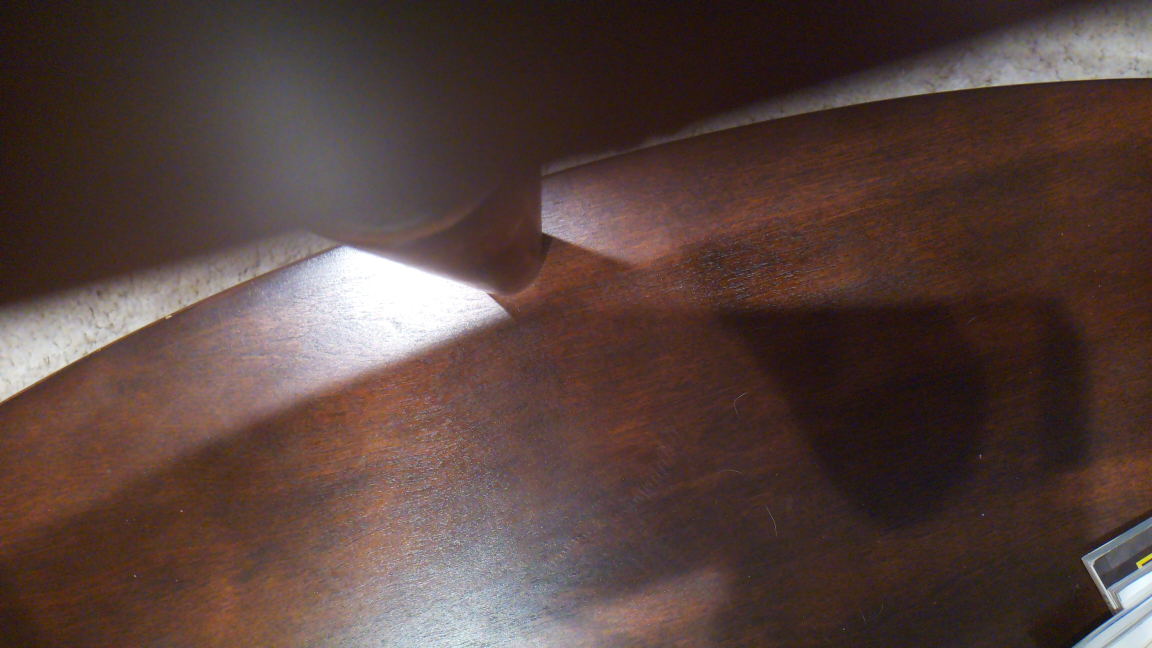
#> input picture Images/AyushG_054319.jpg, 4608 x 2592 px (shown at 1/4 size)
$ python -i pixel_segmenter.py   (imports and definitions only)   (older library calls are emulated)
#> lines starting #> are read from the running program, lines starting #| are printed output that depends on the picture
### cubesat_flight/config.py
# config.py — All mission parameters for MuraltZ CubeSat flight software

import os


def _env_int(name, default):
    return int(os.getenv(name, str(default)))


def _env_float(name, default):
    return float(os.getenv(name, str(default)))

MISSION_NAME = "MuraltZ"
CUBESAT_ID = "MURALTZ-01"

# === STATE TIMING ===
BOOT_TIMEOUT = 30               # sec — max time allowed for boot self-test
IMAGING_WINDOW_SEC = 75         # sec — max duration of one imaging pass
IDLE_DURATION_SEC = 30          # sec — queue build / cleanup after imaging
DOWNLINK_WINDOW_SEC = 60        # sec — max time allocated for one downlink pass
PASS_CYCLE_DELAY_SEC = 10       # sec — pause between downlink end and next imaging

# === CAMERA ===
IMAGE_WIDTH = 640
IMAGE_HEIGHT = 480
JPEG_QUALITY = 70               # Primary capture quality
JPEG_MAX_SIZE_BYTES = 40000     # If file > this at JPEG_QUALITY, recompress at JPEG_QUALITY-10
CAPTURE_INTERVAL_SEC = 3.0      # Seconds between capture attempts in imaging loop
MAX_IMAGES_PER_PASS = 20        # Hard cap on captures per pass

# Camera runs in AUTO-EXPOSURE mode by default. We do NOT manually calibrate
# exposure because the flashlight creates uneven brightness across the surface.
# Auto-exposure continuously adapts. Real auto-chosen values are read from
# get_metadata() after each capture and logged in the _meta.json sidecar.
CAMERA_USE_AUTO_EXPOSURE = True

# === CAMERA CALIBRATION (MEASURED — fill in before demo) ===
CAMERA_HEIGHT_CM = 0.0          # Measured lens-to-surface distance in cm
CAMERA_FOV_H_DEG = 62.2         # Horizontal field of view, Pi Camera Module 3
CAMERA_FOV_V_DEG = 48.8         # Vertical field of view, Pi Camera Module 3

# === IMU THRESHOLDS ===
# Loosened for handheld operation. A real satellite at 100 km would be tighter.
ANGULAR_RATE_THRESHOLD = 1.0    # rad/s — max gyro magnitude to be considered stable
NADIR_TOLERANCE_DEG = 45        # degrees — nadir lock engages below this angle
# Hysteresis: once nadir is locked (angle < NADIR_TOLERANCE_DEG), the lock
# is held until the angle exceeds NADIR_EXIT_DEG. This prevents rapid
# capture-skip toggling when hovering near the threshold.
NADIR_EXIT_DEG = 55             # degrees — nadir lock releases above this angle

# === QUALITY GATES ===
# BLUR_THRESHOLD MUST be calibrated against the real surface before demo day.
# Procedure: take 10 sharp + 10 blurry photos of the actual surface, compute
# cv2.Laplacian(gray, cv2.CV_64F).var() on all 20, then set threshold to the
# midpoint between the lowest sharp variance and highest blurry variance.
# Sand/regolith has low texture variance even when in focus — the default of 50
# is a conservative guess and WILL need adjustment.
BLUR_THRESHOLD = 20.0           # CALIBRATE THIS before demo. Default is a guess.
EXPOSURE_MIN = 15               # Pixel mean below this → underexposed rejection
EXPOSURE_MAX = 240              # Pixel mean above this → overexposed rejection
QUALITY_WEIGHT_BLUR = 0.3
QUALITY_WEIGHT_EXPOSURE = 0.25
QUALITY_WEIGHT_MOTION = 0.2
QUALITY_WEIGHT_NOVELTY = 0.25

# === COVERAGE GRID ===
GRID_ROWS = 8
GRID_COLS = 8
# Grid cell is set by operator terminal input ("cell R C"), NOT by elapsed time
# or any trajectory map. All captures are tagged with current_grid_cell until
# the operator updates it. This prevents desync from timing drift.
DEFAULT_GRID_CELL = (0, 0)

# === DOWNLINK ===
GROUND_STATION_IP = os.getenv("GROUND_STATION_IP", "192.168.1.225")
DATA_PORT = _env_int("CUBESAT_DATA_PORT", 5000)
COMMAND_PORT = _env_int("CUBESAT_COMMAND_PORT", 5001)
THROTTLE_BYTES_PER_SEC = 1200   # 9600 bps / 8 = UHF flight link equivalent
ACK_TIMEOUT_SEC = 5
MAX_RETRIES_PER_IMAGE = 3

# Data budget is computed at runtime — not a separate constant.
# DATA_BUDGET = THROTTLE_BYTES_PER_SEC * DOWNLINK_WINDOW_SEC = 72,000 bytes
# At ~28 KB per image, that is ~2 images per downlink window.
# This is the real bottleneck — the priority queue decides which 2 get sent.

# Max consecutive GCS connection failures before downlink is suspended.
# Downlink resumes when a "retry_downlink" command arrives from GCS.
MAX_GCS_CONNECT_FAILURES = 3

# === PRIORITY TIERS ===
# P2 images age to P3 after this many passes. With a 3-pass demo this fires
# during pass 3's IDLE for pass 1's P2 images.
P2_AGING_PASSES = 2

# === STORAGE PATHS ===
DATA_ROOT = os.getenv("CUBESAT_DATA_ROOT", "/home/cubesat/cubesat_flight/data")
IMAGE_DIR = os.path.join(DATA_ROOT, "images")
TELEMETRY_DIR = os.path.join(DATA_ROOT, "telemetry")
LOG_DIR = os.path.join(DATA_ROOT, "logs")
PROCESSED_DIR = os.path.join(DATA_ROOT, "processed")
QUEUE_FILE = os.path.join(DATA_ROOT, "queue.json")
IMAGE_INDEX_FILE = os.path.join(DATA_ROOT, "image_index.json")
RECOVERY_FILE = os.path.join(DATA_ROOT, "recovery.json")
STORAGE_WARNING_PCT = 80        # Start cleanup of P3 images above this
STORAGE_CRITICAL_PCT = 98       # Stop imaging above this

# === THERMAL ===
CPU_TEMP_WARNING_C = 70         # Double capture interval above this
CPU_TEMP_CRITICAL_C = 80        # Enter safe mode above this
THERMAL_CHECK_INTERVAL_SEC = 10

# === WATCHDOG ===
WATCHDOG_TIMEOUT_SEC = 30       # No pet() within this window → restart
WATCHDOG_CHECK_INTERVAL_SEC = 5

# === MEASURED POWER (fill in from USB power meter readings) ===
MEASURED_IDLE_POWER_W = 0.0
MEASURED_IMAGING_POWER_W = 0.0
MEASURED_PROCESSING_POWER_W = 0.0
MEASURED_DOWNLINK_POWER_W = 0.0

# === MOSAIC GRID ===
MOSAIC_GRID_CELL_PX = 80       # Coarse grid cell size in pixels (route planning)
GRID_CELL_SIZE_CM = 1.0        # Physical size of one coarse grid cell in cm (demo scale)

# === PIXEL SEGMENTATION ===
SEG_GRID_CELL_PX = 20          # Fine grid cell size in pixels (high-res route planning)
SEG_SAFETY_DILATION_PX = 3     # Dilate hazard masks by this many pixels as safety margin
SEG_MIN_CONTOUR_AREA_PCT = 5.0     # Min contour area as % of bbox to keep (noise filter)
SEG_FALLBACK_ELLIPSE_PCT = 60.0    # If no good contour, fill this % ellipse within bbox
SEG_ENABLED = True             # Feature flag — False reverts to coarse grid routing
SEG_COST_MAP = {               # Label → traversal cost for A* routing
    0: 1,                      # UNSURVEYED — assume passable
    1: 1,                      # SAND — safe
    2: 1,                      # PLAIN_SURFACE — safe
    3: 15,                     # SHADOW — uncertain, high cost
    4: 20,                     # CRATER — very risky
    5: 999,                    # BOULDER — impassable
}

# === DEMO SCALE ===
DEMO_GSD_MM_PER_PX = 0.12      # Ground sample distance in demo (mm/px)
FLIGHT_GSD_M_PER_PX = 29.5     # Ground sample distance in actual flight (m/px)
SCALE_FACTOR = 250_000          # Demo to flight scale ratio

### cubesat_flight/processing/pixel_segmenter.py
# processing/pixel_segmenter.py — Pixel-level terrain segmentation
#
# Combines existing shadow masks and YOLO bounding-box detections into a
# per-pixel label map. No new ML models required — uses adaptive thresholding
# and morphology to extract precise hazard shapes within YOLO bboxes.
#
# Labels:
#   0 = UNSURVEYED   (not yet imaged)
#   1 = SAND         (safe traversal)
#   2 = PLAIN_SURFACE (safe, featureless)
#   3 = SHADOW       (uncertain — high traversal cost)
#   4 = CRATER       (hazardous)
#   5 = BOULDER      (impassable)

import os

import cv2
import numpy as np

from config import (
    PROCESSED_DIR,
    SEG_FALLBACK_ELLIPSE_PCT,
    SEG_MIN_CONTOUR_AREA_PCT,
    SEG_SAFETY_DILATION_PX,
)

# Semantic labels
UNSURVEYED = 0
SAND = 1
PLAIN_SURFACE = 2
SHADOW = 3
CRATER = 4
BOULDER = 5

# Color map for visualization (BGR)
LABEL_COLORS = {
    UNSURVEYED:    (80, 80, 80),      # dark gray
    SAND:          (200, 220, 240),    # light sandy
    PLAIN_SURFACE: (180, 200, 180),   # pale green
    SHADOW:        (100, 50, 50),     # dark blue-ish
    CRATER:        (0, 100, 255),     # orange
    BOULDER:       (0, 0, 200),       # red
}

# Where segmentation visualizations are saved
SEG_VIS_DIR = os.path.join(PROCESSED_DIR, "segmentation_maps")


class PixelSegmenter:
    """Produces a per-pixel label map from shadow masks and YOLO detections."""

    def segment(self, image_path, shadow_mask=None, yolo_detections=None):
        """Generate a pixel-level segmentation label map.

        Args:
            image_path: Path to the source JPEG image.
            shadow_mask: Optional np.ndarray (H, W) uint8 where >0 means shadow.
                         If None, no shadow labeling is applied.
            yolo_detections: Optional list of dicts, each with:
                - "class": str — "crater", "boulder", or "plain"
                - "bbox": [x1, y1, x2, y2] in pixel coords
                - "confidence": float 0-1

        Returns:
            np.ndarray (H, W) uint8 — label map with values from {0..5}.
        """
#> called with image_path = '../../Images/AyushG_054319.jpg'
        img = cv2.imread(image_path)
#> img is the input picture: shape (2592, 4608, 3); mean B, G, R 60.5, 65.6, 85.9
        if img is None:
            raise FileNotFoundError(f"Cannot read image: {image_path}")

        h, w = img.shape[:2]
#> h = 2592; w = 4608
        gray = cv2.cvtColor(img, cv2.COLOR_BGR2GRAY)
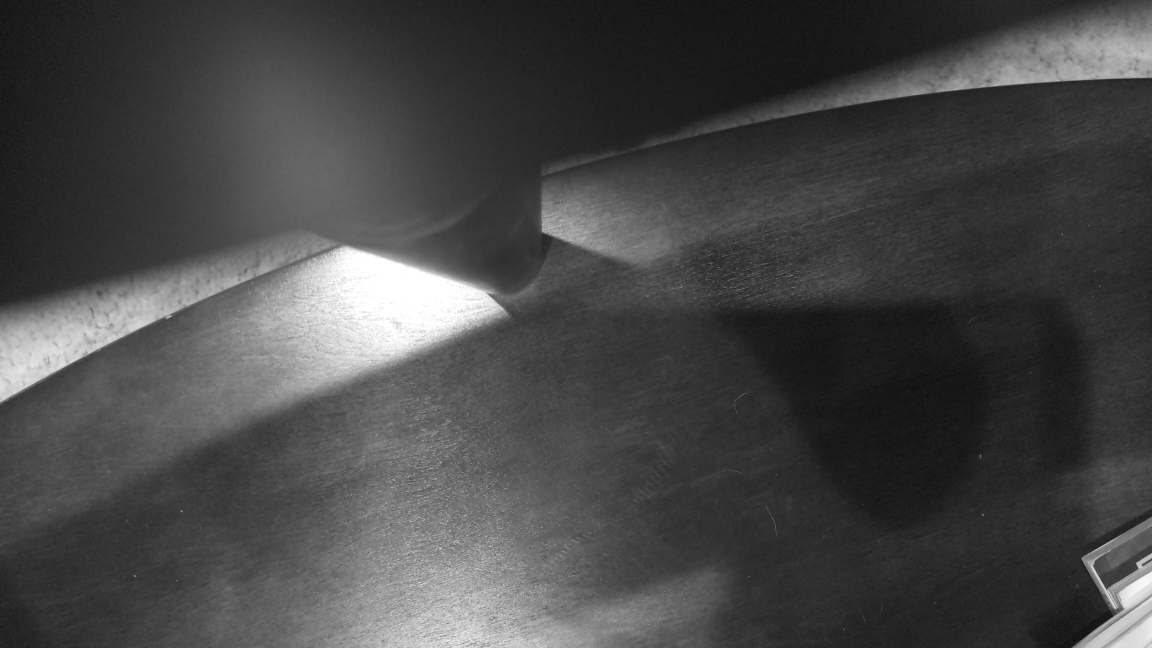
#> gray: shape (2592, 4608) (shown at 1/4 size); min 1, max 255, mean 71.1

        # Start with all pixels as SAND (safe)
        label_map = np.full((h, w), SAND, dtype=np.uint8)

        # Apply shadow mask
        if shadow_mask is not None:
            if shadow_mask.shape[:2] == (h, w):
                label_map[shadow_mask > 0] = SHADOW

        # Process YOLO detections
        if yolo_detections:
            for det in yolo_detections:
                cls = det.get("class", "").lower()
                bbox = det.get("bbox", [])
                if len(bbox) != 4:
                    continue

                x1, y1, x2, y2 = [int(v) for v in bbox]
                x1 = max(0, x1)
                y1 = max(0, y1)
                x2 = min(w, x2)
                y2 = min(h, y2)

                if x2 <= x1 or y2 <= y1:
                    continue

                if cls == "plain":
                    # Mark as PLAIN_SURFACE where not already a hazard
                    roi = label_map[y1:y2, x1:x2]
                    safe_mask = (roi == SAND)
                    roi[safe_mask] = PLAIN_SURFACE
                elif cls in ("crater", "boulder"):
                    label = CRATER if cls == "crater" else BOULDER
                    self._segment_object_in_bbox(
                        gray, label_map, x1, y1, x2, y2, label
                    )

        # Dilate all hazard labels by safety margin
        if SEG_SAFETY_DILATION_PX > 0:
            label_map = self._dilate_hazards(label_map)

        # Save visualization
        self._save_visualization(label_map, image_path)

        return label_map

    # [50 lines left out: functions _segment_object_in_bbox, _fill_fallback_ellipse, not called in this run]

    def _dilate_hazards(self, label_map):
        """Dilate hazard pixels (SHADOW, CRATER, BOULDER) by the safety margin.

        Higher-severity labels overwrite lower ones during dilation.
        """
        kernel = cv2.getStructuringElement(
            cv2.MORPH_ELLIPSE,
            (2 * SEG_SAFETY_DILATION_PX + 1, 2 * SEG_SAFETY_DILATION_PX + 1)
        )

        result = label_map.copy()

        # Dilate in order of increasing severity so worse labels overwrite
        for hazard_label in (SHADOW, CRATER, BOULDER):
            mask = (label_map == hazard_label).astype(np.uint8)
            dilated = cv2.dilate(mask, kernel, iterations=1)
            result[dilated > 0] = np.maximum(result[dilated > 0], hazard_label)
#> mask: shape (2592, 4608); every value is 0
#> result: shape (2592, 4608); every value is 1

        return result

    def _save_visualization(self, label_map, image_path):
        """Save a color-coded segmentation map as a PNG."""
#> called with image_path = '../../Images/AyushG_054319.jpg'
        os.makedirs(SEG_VIS_DIR, exist_ok=True)

        h, w = label_map.shape
#> h = 2592; w = 4608
        vis = np.zeros((h, w, 3), dtype=np.uint8)
        for label_val, color in LABEL_COLORS.items():
            vis[label_map == label_val] = color

        base = os.path.splitext(os.path.basename(image_path))[0]
        out_path = os.path.join(SEG_VIS_DIR, f"{base}_seg.png")
        cv2.imwrite(out_path, vis)
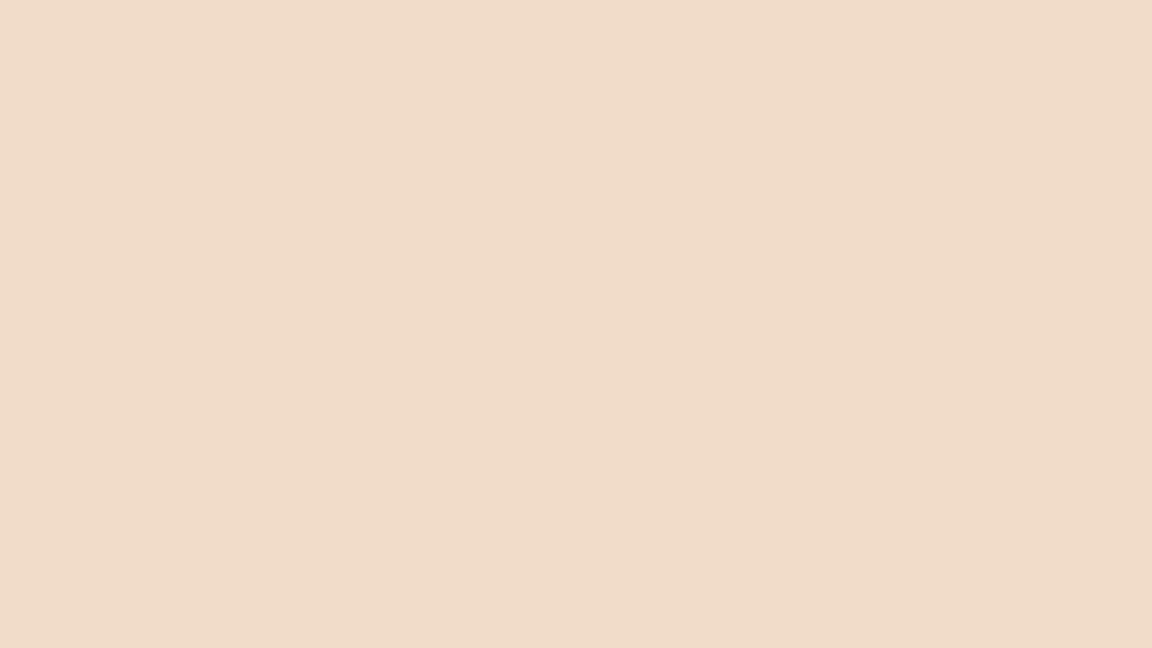
#> saved as AyushG_054319_seg.png: shape (2592, 4608, 3) (shown at 1/4 size); mean B, G, R 200, 220, 240
        return out_path

>>> result = PixelSegmenter().segment('../../Images/AyushG_054319.jpg')

$ run again, on Images/AyushG_055150.jpg
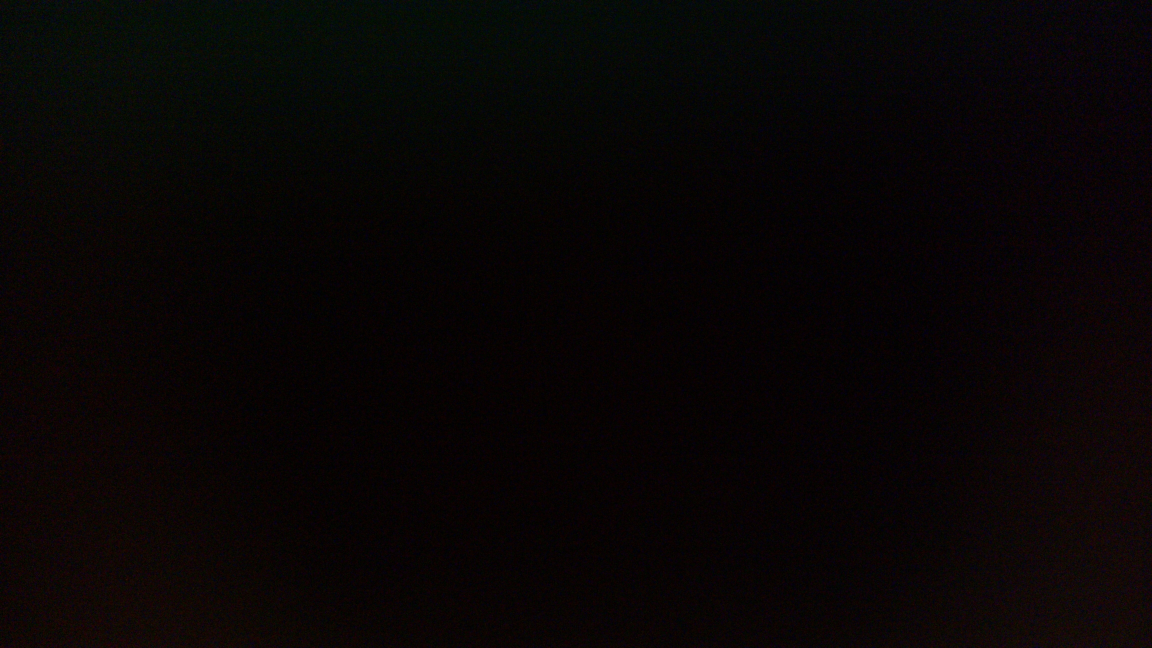
#> input picture Images/AyushG_055150.jpg, 4608 x 2592 px (shown at 1/4 size)
#> in segment, img is the input picture: shape (2592, 4608, 3); mean B, G, R 5.1, 5.2, 8.8
#> in segment, `gray = cv2.cvtColor(img, cv2.COLOR_BGR2GRAY)`:
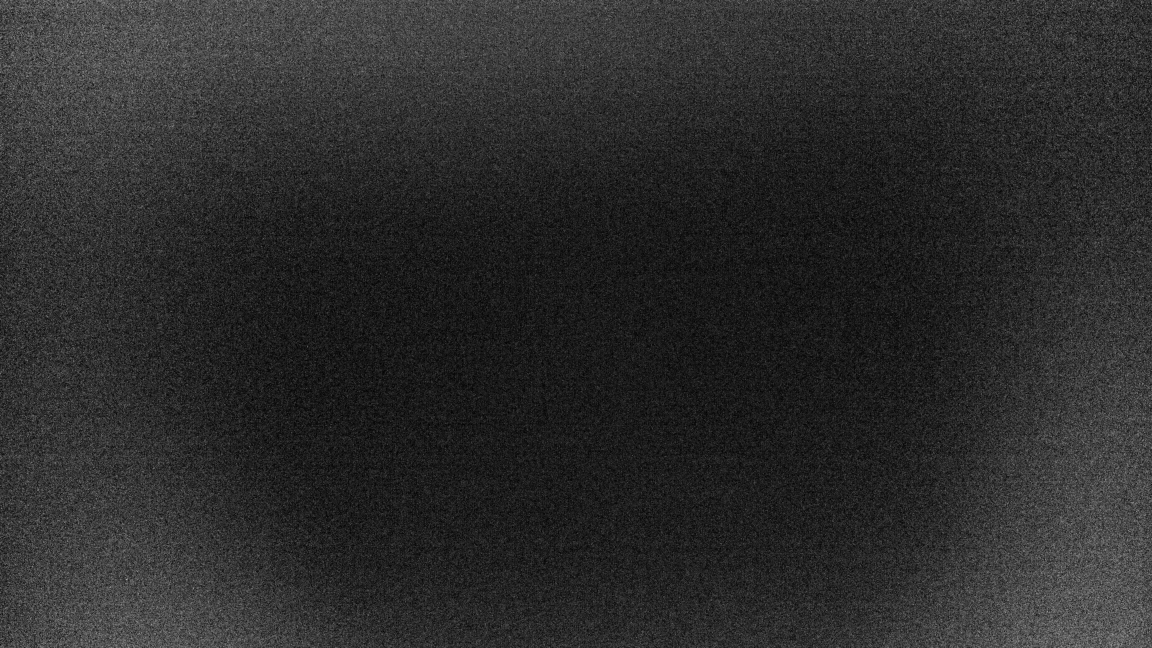
#> gray: shape (2592, 4608) (shown at 1/4 size); min 0, max 36, mean 6.2; drawn with min black and max white
